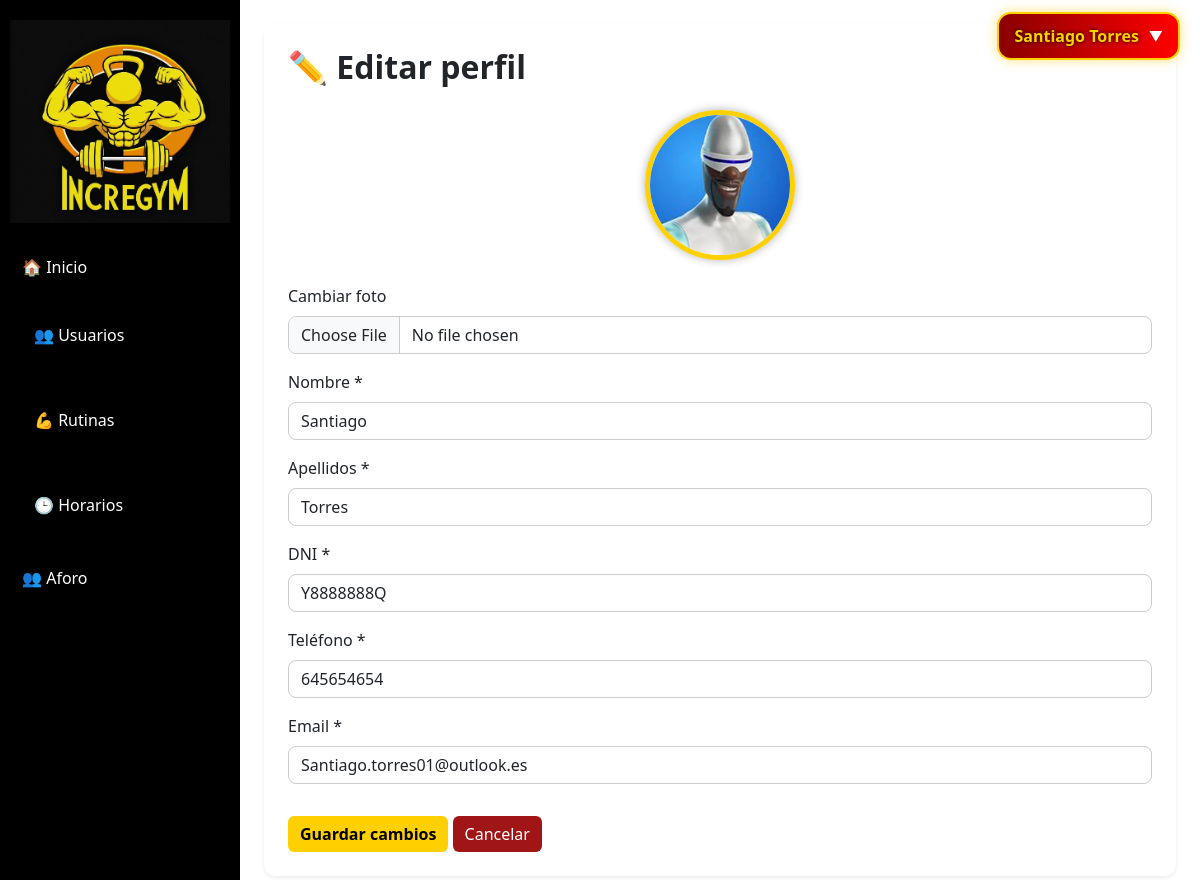
Screenshot of /index.php?url=empleado/editar (signed in) with the database file from the repository.
### tables this page shows
CREATE TABLE `empleados` (
  `id` int(11) NOT NULL,
  `nombre` varchar(50) NOT NULL,
  `apellido` varchar(50) NOT NULL,
  `dni` varchar(15) DEFAULT NULL,
  `telefono` varchar(20) DEFAULT NULL,
  `email` varchar(100) DEFAULT NULL,
  `foto` varchar(255) DEFAULT NULL,
  `usuario` varchar(50) NOT NULL,
  `password` varchar(255) NOT NULL,
  `rol` enum('empleado','admin') DEFAULT 'empleado'
);

### controllers/EmpleadoController.php (called while the page is built, shortened)
<?php
class EmpleadoController
{
    public function editar()
    {
        $id = $_SESSION['empleado']['id'];
        $pdo = Database::connect();
        $stmt = $pdo->prepare("SELECT * FROM empleados WHERE id=?");
        $stmt->execute([$id]);
        $empleado = $stmt->fetch(PDO::FETCH_ASSOC);
        include __DIR__ . '/../views/layout.php';
    }
}

### config/paths.php (called while the page is built)
<?php
function base_path(): string
{
    $scriptName = $_SERVER['SCRIPT_NAME'] ?? '';
    $dir = str_replace('\\', '/', dirname($scriptName));
    if ($dir === '/' || $dir === '\\' || $dir === '.' || $dir === '') {
        return '';
    }
    return rtrim($dir, '/');
}

### views/empleado/editar.php (the view, shortened to what this page needs)
<div class="card p-4 shadow-sm">
    <h2 class="fw-bold mb-4">✏️ Editar perfil</h2>
    <form action="<?= $base ?>/index.php?url=empleado/actualizar" method="post" enctype="multipart/form-data"
        id="formEmpleado">
        <div class="text-center mb-4">
            <img src="<?= !empty($empleado['foto'])
                ? $base . '/uploads/empleados/' . $empleado['foto']
                : $base . '/assets/img/default-user.png' ?>" class="perfil-foto">
        </div>
        <div class="mb-3">
            <label class="form-label">Cambiar foto</label>
            <input type="file" name="foto" class="form-control" accept="image/*">
        </div>
        <div class="mb-3">
            <label class="form-label">Nombre *</label>
            <input type="text" name="nombre" class="form-control" value="<?= $empleado['nombre'] ?>" required>
        </div>
        <div class="mb-3">
            <label class="form-label">Apellidos *</label>
            <input type="text" name="apellido" class="form-control" value="<?= $empleado['apellido'] ?>" required>
        </div>
        <div class="mb-3">
            <label class="form-label">DNI *</label>
            <input type="text" name="dni" class="form-control" value="<?= $empleado['dni'] ?>" required>
        </div>
        <div class="mb-3">
            <label class="form-label">Teléfono *</label>
            <input type="text" name="telefono" class="form-control" value="<?= $empleado['telefono'] ?>" required>
        </div>
        <div class="mb-3">
            <label class="form-label">Email *</label>
            <input type="email" name="email" class="form-control" value="<?= $empleado['email'] ?>" required>
        </div>
        <button class="btn btn-primary mt-3">Guardar cambios</button>
        <a href="<?= $base ?>/index.php?url=empleado/perfil" class="btn btn-danger mt-3">Cancelar</a>
    </form>
</div>

### assets/css/style.css (style rules this page uses)
:root { --rojo: #A01616; --rojo-oscuro: #700b0b; --amarillo: #FFD000; --amarillo-oscuro: #d4ad00; --naranja: #F5A300; --negro: #000000; --gris-claro: #f4f4f4; --gris-medio: #e9e9e9; --sombra: rgba(0, 0, 0, 0.25); }
.card { border-radius: 12px; border: none !important; box-shadow: 0 4px 15px var(--sombra); transition: transform 0.2s ease, box-shadow 0.2s ease; }
.btn-primary { background: var(--amarillo); border: none; color: black; font-weight: 600; }
.btn-danger { background: var(--rojo); border: none; }
input, select, textarea { border-radius: 8px !important; border: 1px solid #ccc !important; }
.perfil-foto { width: 150px; height: 150px; object-fit: cover; border-radius: 50%; border: 5px solid #FFD000; box-shadow: 0 0 10px rgba(0,0,0,0.3); }

### rows the page displays
empleados: foto (picture), nombre "Santiago", apellido "Torres", dni "Y8888888Q", telefono "645654654", email "Santiago.torres01@outlook.es"

### other values shown
$_SESSION['empleado']['nombre'] "Santiago"
$_SESSION['empleado']['apellido'] "Torres"
